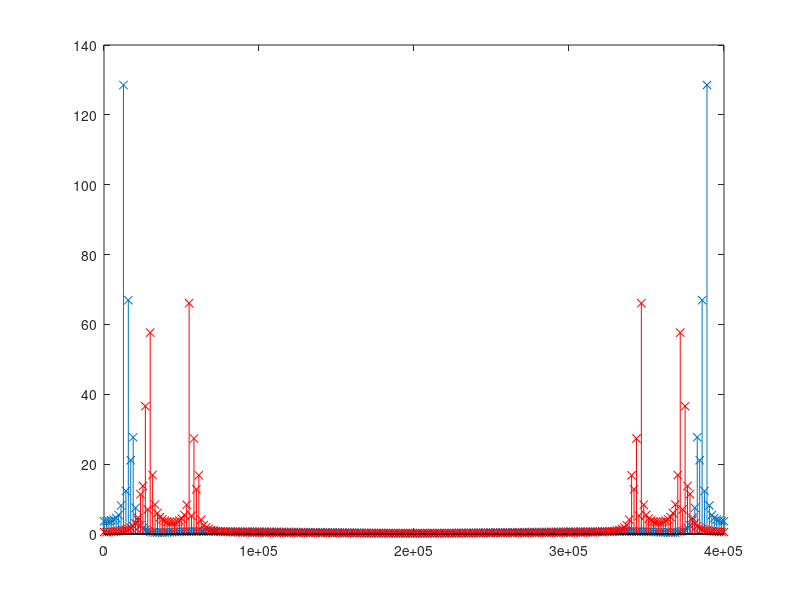

Here is the MATLAB script that generated this plot:
clear all;

sampleFreq = 400e3;
sampletime = 1/sampleFreq;         % LeCroy sampling time
fftPoints = 256;

% example of mixing two singals in Matlab
f1 = 12.42e3;
f2 = 15.78e3;
f3 = 18.10e3;
fc = 42.42e3;
t = [0:sampletime:10/f2];
yc = sin(2*pi*fc.*t);
y1 = 1*sin(2*pi*f1.*t);
y2 = 0.5*sin(2*pi*f2.*t);
y3 = 0.3*sin(2*pi*f3.*t);

y = y1 + y2 + y3;

spec = fft(y,fftPoints);
spec2 = fft(y .* yc,fftPoints);
xFreqAxis = linspace(0,1/sampletime,fftPoints);


figure
stem(xFreqAxis, abs(spec), 'x');
hold on;
stem(xFreqAxis, abs(spec2),'rx');
